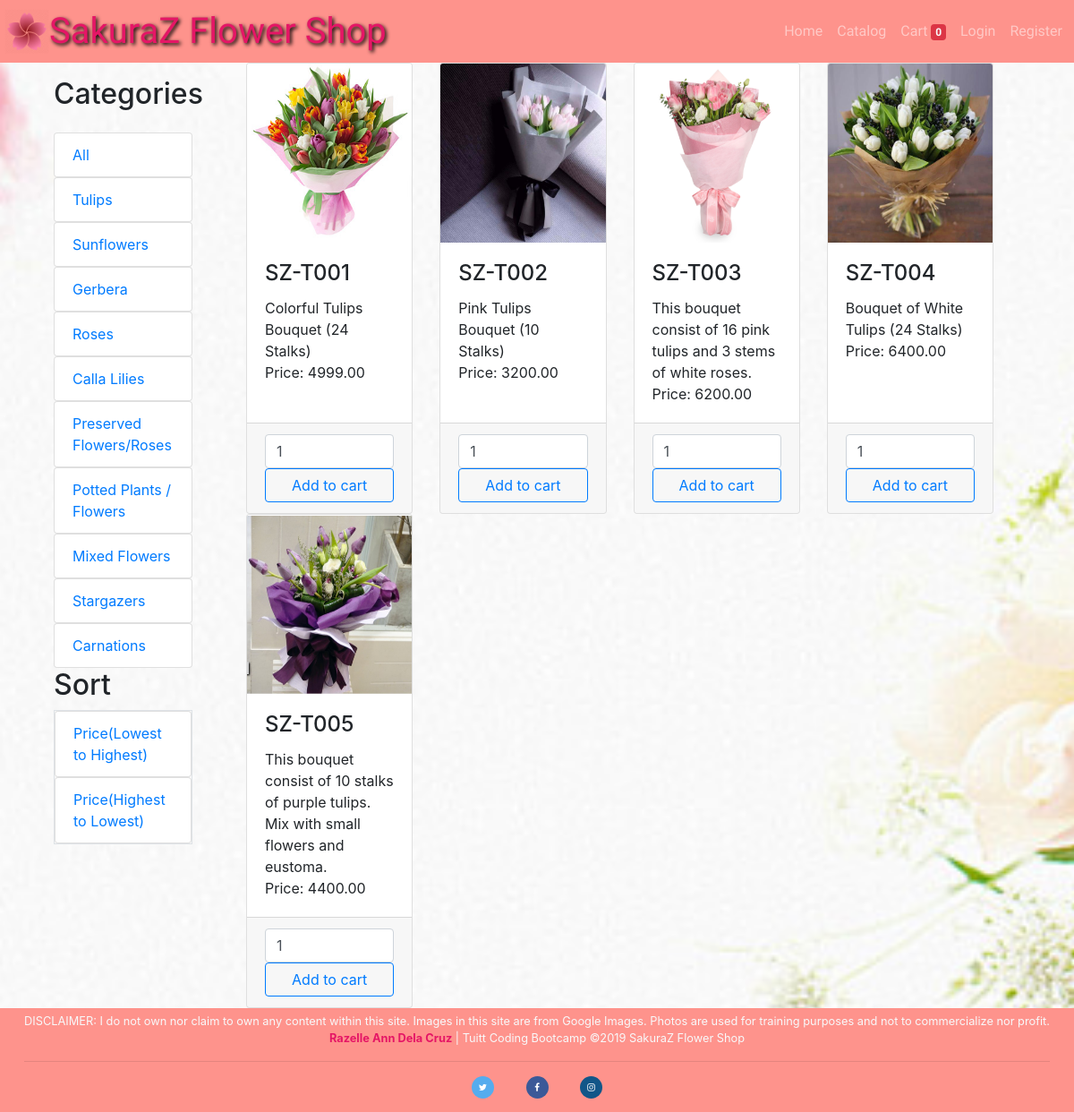
Page /app/views/catalog.php?category_id=1 on the committed database.
### tables this page shows
CREATE TABLE `categories` (
  `id` int(11) NOT NULL,
  `name` varchar(255) NOT NULL
);

CREATE TABLE `items` (
  `id` int(11) NOT NULL,
  `name` varchar(255) NOT NULL,
  `description` varchar(255) NOT NULL,
  `price` decimal(18,2) NOT NULL,
  `image_path` varchar(255) DEFAULT NULL,
  `category_id` int(11) NOT NULL
);

### app/views/catalog.php (the view, shortened to what this page needs)
<?php require_once "../partials/template.php"; ?>
<?php
function get_page_content() {
	require_once "../controllers/connect.php";
	if(!isset($_SESSION['user']) || (isset($_SESSION['user']) && ($_SESSION['user']['roles_id'] == 2))){
		global $conn;
?>
		<div class="container">
			<div class="row">
				<div class="col-sm-2">
					<h2 class=" py-3">Categories</h2>
					<ul class="list-group">
						<a href="catalog.php">
							<li class="list-group-item">All</li>
						</a>
						<?php
						$sql = "SELECT * FROM categories";
						$categories = mysqli_query($conn, $sql);
						foreach ($categories as $category) { ?>
							<a href="catalog.php?category_id=<?php echo $category['id']; ?>">
								<li class="list-group-item">
									<?php echo $category['name']; ?>
								</li>
							</a>
						<?php } ?>
					</ul>
					<h2>Sort</h2>
					<ul class="list-group border">
						<a href="../controllers/sort.php?sort=asc">
							<li class="list-group-item">
								Price(Lowest to Highest)
							</li>
						</a>
						<a href="../controllers/sort.php?sort=dsc">
							<li class="list-group-item">
								Price(Highest to Lowest)
							</li>
						</a>
					</ul>
				</div>
				<div class="col-sm-10">
					<div class="container">
						<?php
						$sql2 = "SELECT * FROM items";
						if(isset($_GET['category_id'])){
							$sql2 .= " WHERE category_id =".$_GET['category_id'];
						}
						$items = mysqli_query($conn, $sql2);
						echo "<div class='row'>";
						foreach ($items as $item){ ?>
							<div class="col-sm-3">
								<div class="card h-100">
									<img class="card-img-top img-fluid5" height="200" src="<?php echo $item['image_path']; ?>">
									<div class="card-body">
										<h4 class="card-title">
											<?php echo $item['name']; ?>
										</h4>
										<p class="card-text">
											<?php echo $item['description']; ?>
											<br>
											<?php echo "Price: ".$item['price']; ?>
										</p>
									</div>
									<div class="card-footer">
										<input type="number" class="form-control" value="1" min="0" max="100">
										<button type="submit" class="btn btn-block btn-outline-primary add-to-cart" data-id="<?php echo $item['id']; ?>"> Add to cart</button>
									</div>
								</div>
							</div>
						<?php } echo "</div>" ?>
					</div>
				</div>
			</div>
		</div>
	<?php }else{
		header("Location: ./error.php");
	} ?>
<?php } ?>

### app/assets/css/style.css (style rules this page uses)
* { padding: 0; margin: 0; box-sizing: border-box; }
.row { margin-left: 0; margin-right: 0; }
body { height: 100vh; background-image: url(../images/bg2.jpg); background-repeat: no-repeat; background-size: cover; background-attachment: fixed; background-position: center center; -webkit-background-size: cover; -moz-background-size: cover; -o-background-size: cover; }

### rows in the picture
categories: name "Tulips"
categories: name "Sunflowers"
categories: name "Gerbera"
categories: name "Roses"
categories: name "Calla Lilies"
categories: name "Preserved Flowers/Roses"
categories: name "Potted Plants / Flowers"
categories: name "Mixed Flowers"
categories: name "Stargazers"
categories: name "Carnations"
items: image_path (picture), name "SZ-T001", description "Colorful Tulips Bouquet (24 Stalks)", price "4999.00"
items: image_path (picture), name "SZ-T002", description "Pink Tulips Bouquet (10 Stalks)", price "3200.00"
items: image_path (picture), name "SZ-T003", description "This bouquet consist of 16 pink tulips and 3 stems of white roses.", price "6200.00"
items: image_path (picture), name "SZ-T004", description "Bouquet of White Tulips (24 Stalks)", price "6400.00"
items: image_path (picture), name "SZ-T005", description "This bouquet consist of 10 stalks of purple tulips. Mix with small flowers and eustoma.", price "4400.00"
